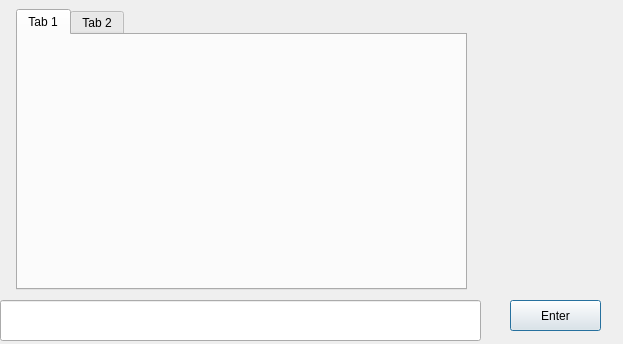
<?xml version="1.0" encoding="UTF-8"?>
<ui version="4.0">
 <class>Dialog</class>
 <widget class="QDialog" name="Dialog">
  <property name="geometry">
   <rect>
    <x>0</x>
    <y>0</y>
    <width>623</width>
    <height>344</height>
   </rect>
  </property>
  <property name="windowTitle">
   <string>Dialog</string>
  </property>
  <widget class="QPushButton" name="pushButton">
   <property name="geometry">
    <rect>
     <x>510</x>
     <y>300</y>
     <width>91</width>
     <height>31</height>
    </rect>
   </property>
   <property name="text">
    <string>Enter</string>
   </property>
  </widget>
  <widget class="QLineEdit" name="lineEdit">
   <property name="geometry">
    <rect>
     <x>0</x>
     <y>300</y>
     <width>481</width>
     <height>41</height>
    </rect>
   </property>
  </widget>
  <widget class="QTabWidget" name="tabWidget">
   <property name="geometry">
    <rect>
     <x>16</x>
     <y>9</y>
     <width>451</width>
     <height>281</height>
    </rect>
   </property>
   <widget class="QWidget" name="User1">
    <attribute name="title">
     <string>Tab 1</string>
    </attribute>
   </widget>
   <widget class="QWidget" name="tab_2">
    <attribute name="title">
     <string>Tab 2</string>
    </attribute>
    <widget class="QTextBrowser" name="textBrowser">
     <property name="geometry">
      <rect>
       <x>0</x>
       <y>0</y>
       <width>451</width>
       <height>261</height>
      </rect>
     </property>
    </widget>
   </widget>
  </widget>
 </widget>
 <resources/>
 <connections/>
</ui>
